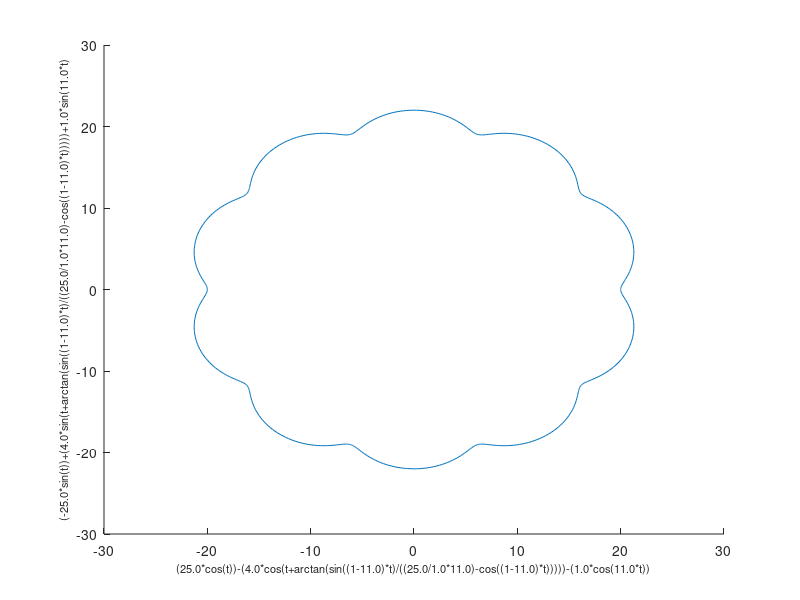

This chart was generated by the following MATLAB code:
R = 25;           %radius of cycloid disc(mm)
Rr = 4;             %radius of roller(mm)
E = (Rr/2)-1;              %offset of input to center(mm)
N = 11;             %number of roller
t = 0:0.01:2*pi;

x1 = (R*cos(t));
x1a = sprintf('(%.1f*cos(t))',R);

x2 = -(Rr*cos(t+atan(sin((1-N)*t)/((R/E*N)-cos((1-N)*t)))));
x2a = sprintf('-(%.1f*cos(t+arctan(sin((1-%.1f)*t)',Rr,N);
x2b = sprintf('/((%.1f/%.1f*%.1f)-cos((1-%.1f)*t)))))',R,E,N,N);

x3 = -(E*cos(N*t));
x3a = sprintf('-(%.1f*cos(%.1f*t))',E,N);

x = x1 + x2 +x3;
xa = sprintf('%c%c%c%c',x1a,x2a,x2b,x3a');

y1 = (-R*sin(t));
y1a = sprintf('(-%.1f*sin(t))',R);

y2 = (Rr*sin(t+atan(sin((1-N)*t)/((R/E*N)-cos((1-N)*t)))));
y2a = sprintf('+(%.1f*sin(t+arctan(sin((1-%.1f)*t)',Rr,N);
y2b = sprintf('/((%.1f/%.1f*%.1f)-cos((1-%.1f)*t)))))',R,E,N,N);

y3 = (E*sin(N*t));
y3a = sprintf('+%.1f*sin(%.1f*t)',E,N);

y = y1 + y2 + y3;
ya = sprintf('%c%c%c%c',y1a,y2a,y2b,y3a);

xlabel(xa,"FontSize",8);
ylabel(ya,'Fontsize',8);

hold on
plot(x,y)
hold off
